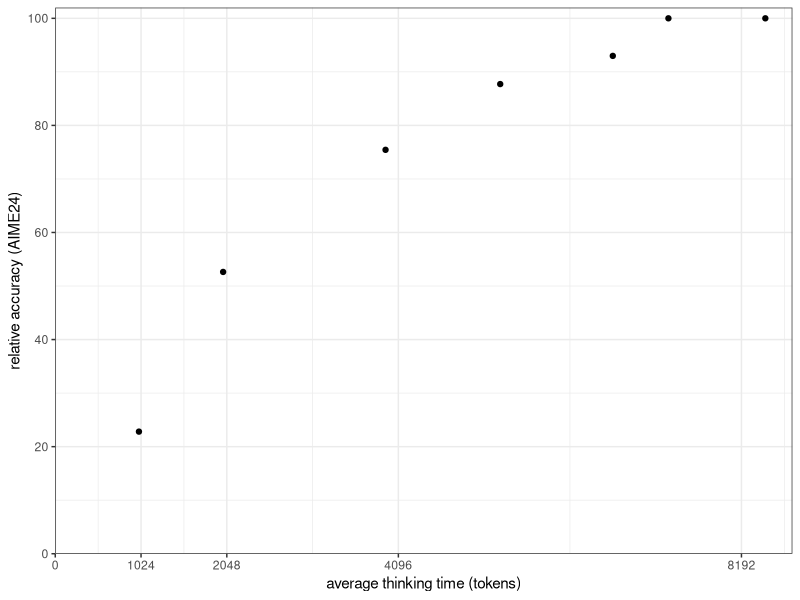
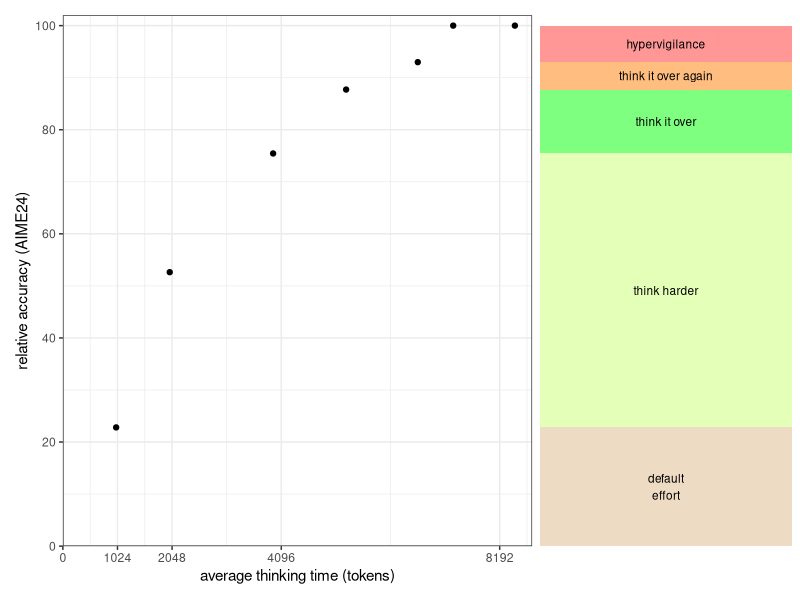
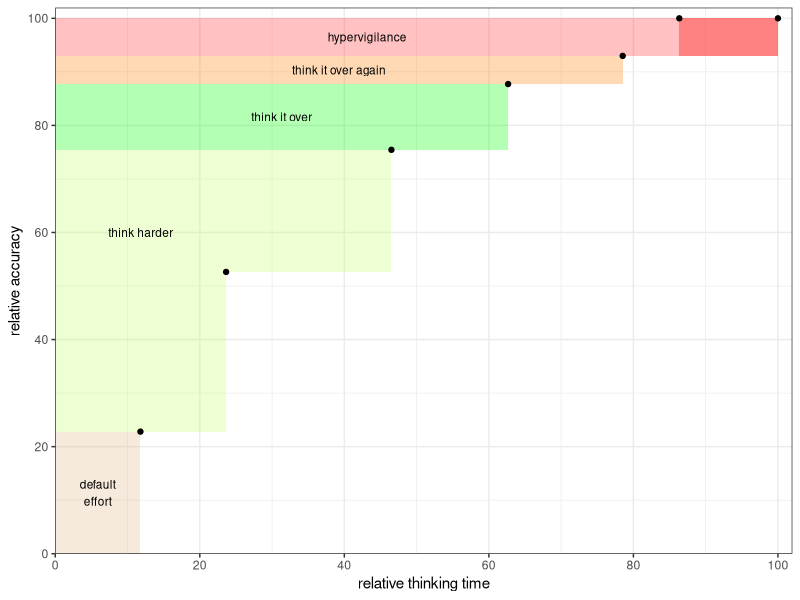
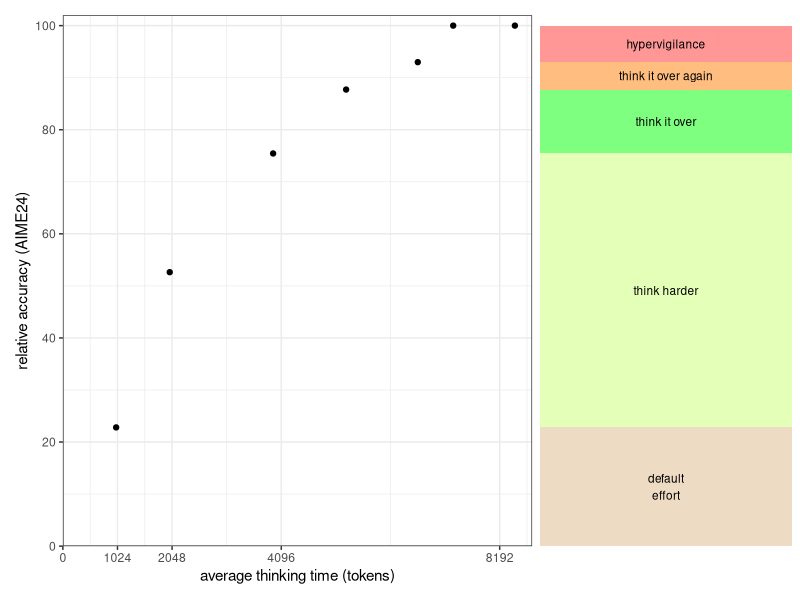
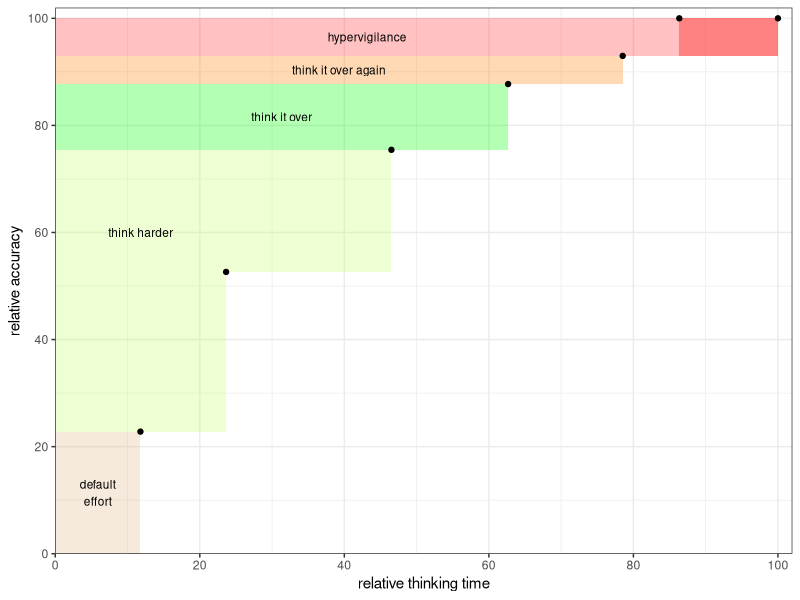

Recreate these plots in R, in order.
# teaching hypervigilance to LLMs

library(tidyverse)
library(patchwork)

# from https://arxiv.org/pdf/2501.19393
d=read.csv('s1-simple-test-time-scaling.csv')
names(d)
d

# relative 
p1 = ggplot(d) +
  geom_point(aes(x=average_tokens,y=relative_accuracy)) +
  theme_bw() +
  xlab('average thinking time (tokens)') +
  ylab('relative accuracy (AIME24)') +
  scale_y_continuous(limits=c(0,102),expand=c(0,0),breaks=c(0,20,40,60,80,100)) +
  scale_x_continuous(limits=c(0,8800),breaks=c(0,1024,2048,4096,8192),expand=c(0,0))
p1

#annotate
d$label = c('default\neffort',
                 'think harder',
                 'think harder',
                 'think it over',
                 'think it over again',
                 'hypervigilance',
                 'hypervigilance')
d$relative_thinking_time = d$average_tokens/d$average_tokens[7] *100

p2 =ggplot() + 
  geom_rect(aes(xmin=0,xmax=1,ymin=0,ymax=d$relative_accuracy[1]),fill='burlywood',alpha=0.5) +
  geom_text(aes(x = 1/2, y = d$relative_accuracy[1]/2, label = d$label[1]),size=3) +
  geom_rect(aes(xmin=0,xmax=1,ymin=d$relative_accuracy[1],ymax=d$relative_accuracy[3]),fill='darkolivegreen1',alpha=0.5) +
  geom_text(aes(x = 1/2, y = d$relative_accuracy[1] + (d$relative_accuracy[3]-d$relative_accuracy[1])/2, label = d$label[3]),size=3) +
  geom_rect(aes(xmin=0,xmax=1,ymin=d$relative_accuracy[3],ymax=d$relative_accuracy[4]),fill='green',alpha=0.5) +
  geom_text(aes(x = 1/2, y = d$relative_accuracy[3] + (d$relative_accuracy[4]-d$relative_accuracy[3])/2, label = d$label[4]),size=3) +
  geom_rect(aes(xmin=0,xmax=1,ymin=d$relative_accuracy[4],ymax=d$relative_accuracy[5]),fill='darkorange1',alpha=0.5) +
  geom_text(aes(x = 1/2, y = d$relative_accuracy[4] + (d$relative_accuracy[5]-d$relative_accuracy[4])/2, label = d$label[5]),size=3) +
  geom_rect(aes(xmin=0,xmax=1,ymin=d$relative_accuracy[5],ymax=d$relative_accuracy[7]),fill='firebrick1',alpha=0.5) +
  geom_text(aes(x = 1/2, y = d$relative_accuracy[5] + (d$relative_accuracy[7]-d$relative_accuracy[5])/2, label = d$label[7]),size=3) +
  theme_void() +
  scale_y_continuous(limits=c(0,102),expand=c(0,0),breaks=NULL) +
  scale_x_continuous(expand=c(0,0),breaks=NULL) 

p1+p2 + plot_layout(widths = c(0.65,0.35))
ggsave('s1-simple-test-time-scaling-AIME24-relative-accuracy.png',units='in',width=6,height=3)


ggplot() + 
  geom_rect(aes(xmin=0,xmax=d$relative_thinking_time[1],ymin=0,ymax=d$relative_accuracy[1]),fill='burlywood',alpha=0.3) +
  geom_text(aes(x = d$relative_thinking_time[1]/2, y = d$relative_accuracy[1]/2, label = d$label[1]),size=3) +
  geom_rect(aes(xmin=0,xmax=d$relative_thinking_time[2],ymin=d$relative_accuracy[1],ymax=d$relative_accuracy[2]),fill='darkolivegreen1',alpha=0.3) +
  geom_rect(aes(xmin=0,xmax=d$relative_thinking_time[3],ymin=d$relative_accuracy[2],ymax=d$relative_accuracy[3]),fill='darkolivegreen1',alpha=0.3) +
  geom_text(aes(x = (d$relative_thinking_time[2])/2, y = 60, label = d$label[3]),size=3) +
  # geom_rect(aes(xmin=d$relative_thinking_time[1],xmax=d$relative_thinking_time[2],ymin=d$relative_accuracy[1],ymax=d$relative_accuracy[2]),fill='darkolivegreen1',alpha=0.3) +
  # geom_rect(aes(xmin=d$relative_thinking_time[1],xmax=d$relative_thinking_time[3],ymin=d$relative_accuracy[2],ymax=d$relative_accuracy[3]),fill='darkolivegreen1',alpha=0.3) +
  # geom_text(aes(x = (d$relative_thinking_time[3] + d$relative_thinking_time[1])/2, y = d$relative_accuracy[2] + (d$relative_accuracy[3]-d$relative_accuracy[2])/2, label = d$label[3]),size=3) +
  geom_rect(aes(xmin=0,xmax=d$relative_thinking_time[4],ymin=d$relative_accuracy[3],ymax=d$relative_accuracy[4]),fill='green',alpha=0.3) +
  geom_text(aes(x = d$relative_thinking_time[4]/2, y = d$relative_accuracy[3] + (d$relative_accuracy[4]-d$relative_accuracy[3])/2, label = d$label[4]),size=3) +
  geom_rect(aes(xmin=0,xmax=d$relative_thinking_time[5],ymin=d$relative_accuracy[4],ymax=d$relative_accuracy[5]),fill='darkorange1',alpha=0.3) +
  geom_text(aes(x = d$relative_thinking_time[5]/2, y = d$relative_accuracy[4] + (d$relative_accuracy[5]-d$relative_accuracy[4])/2, label = d$label[5]),size=3) +
  geom_rect(aes(xmin=0,xmax=d$relative_thinking_time[6],ymin=d$relative_accuracy[5],ymax=d$relative_accuracy[7]),fill='firebrick1',alpha=0.3) +
  geom_rect(aes(xmin=d$relative_thinking_time[6],xmax=d$relative_thinking_time[7],ymin=d$relative_accuracy[5],ymax=d$relative_accuracy[7]),fill='firebrick1',alpha=0.6) +
  geom_text(aes(x = d$relative_thinking_time[6]/2, y = d$relative_accuracy[5] + (d$relative_accuracy[7]-d$relative_accuracy[5])/2, label = d$label[7]),size=3) +
  # geom_smooth(data=d,aes(x=relative_thinking_time,y=relative_accuracy),color='black',se=FALSE,size=0.5,linetype='dashed', method='loess') +
  geom_point(data=d,aes(x=relative_thinking_time,y=relative_accuracy)) +
  theme_bw() +
  xlab('relative thinking time') +
  ylab('relative accuracy') +
  scale_y_continuous(limits=c(0,102),expand=c(0,0),breaks=c(0,20,40,60,80,100)) +
  scale_x_continuous(limits=c(0,102),breaks=c(0,20,40,60,80,100),expand=c(0,0))

ggsave('s1-simple-test-time-scaling-AIME24-relative-accuracy.png',units='in',width=6,height=3)
